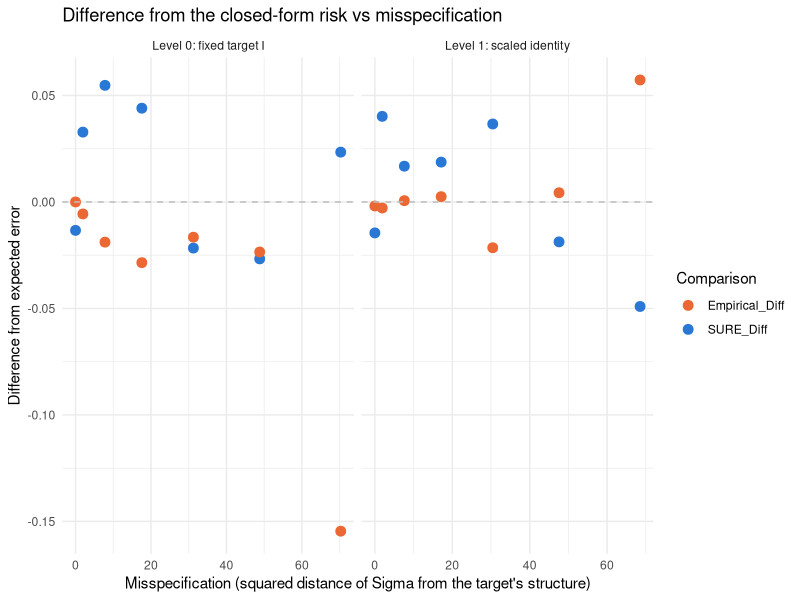
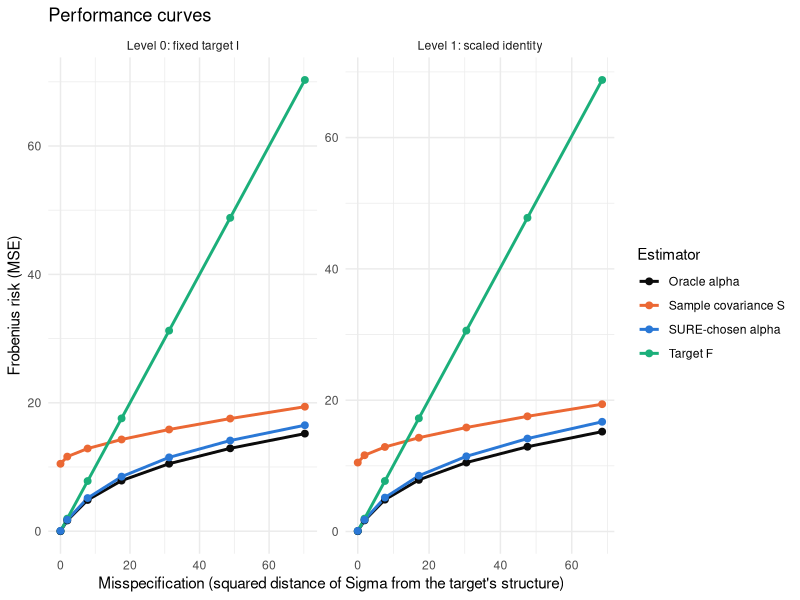
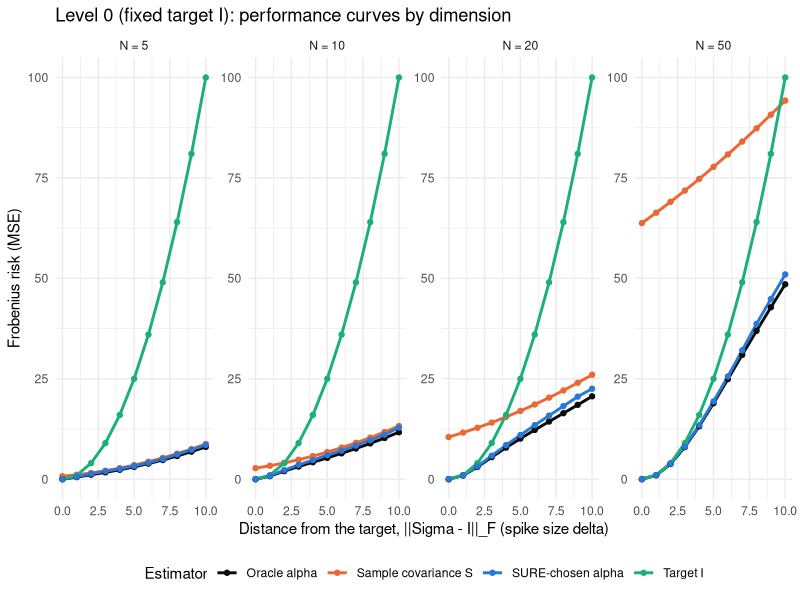
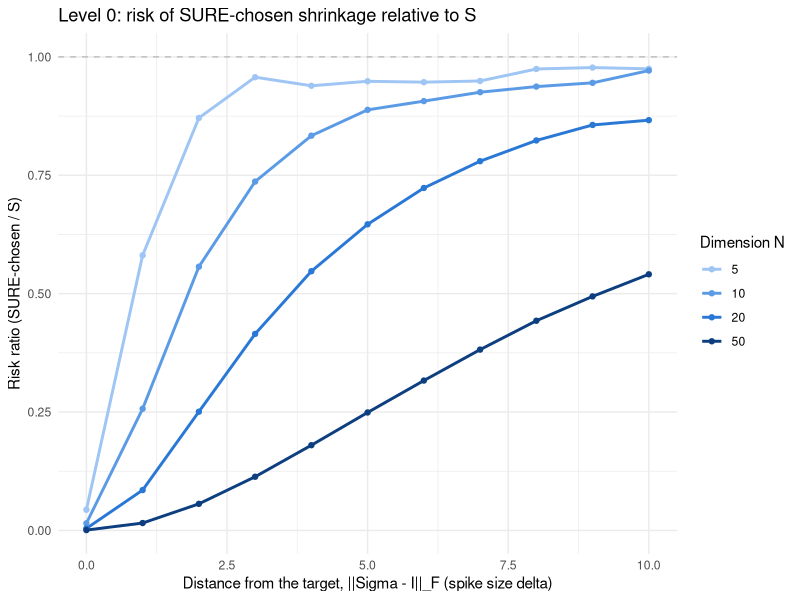
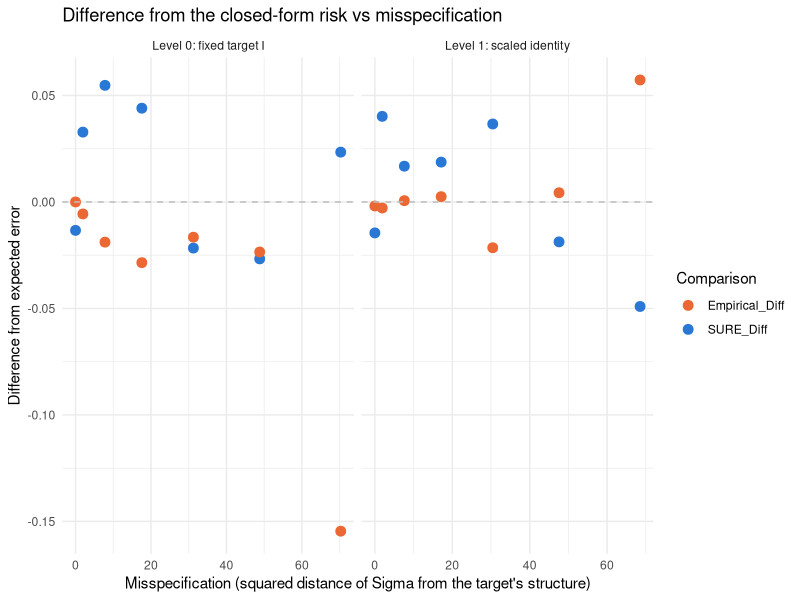
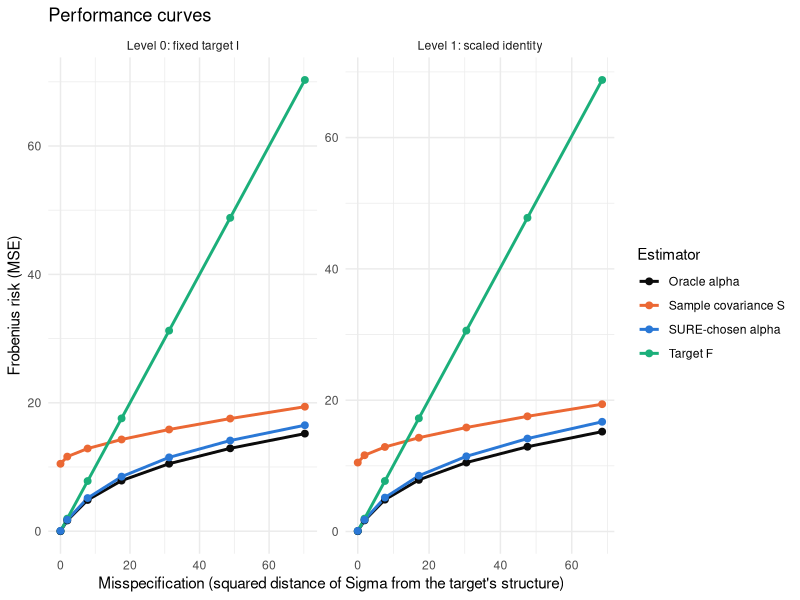
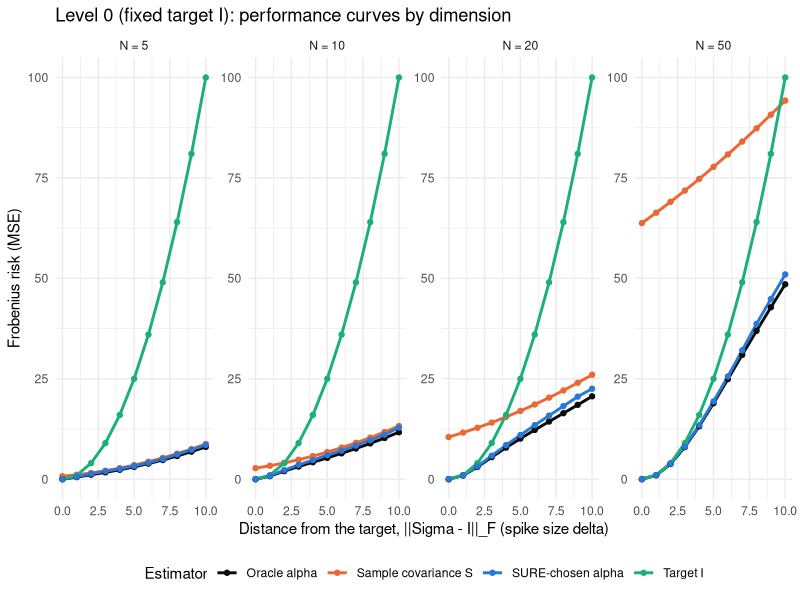
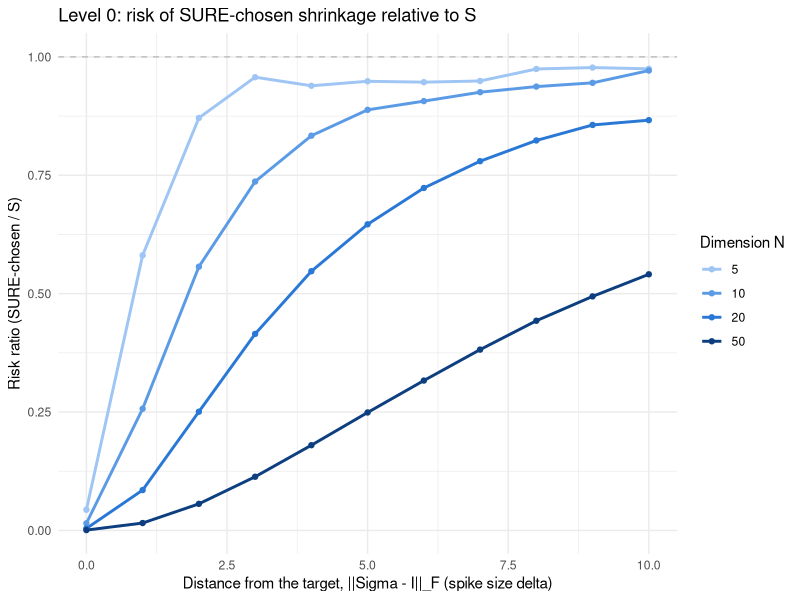

Source code (R) for these figures, in order:
## ---- chunk 1

# Load required packages
library(tidyverse)
library(MASS)         # for mvrnorm (multivariate normal sampling)

set.seed(2026)
## ---- chunk 2

# ---- Model -----------------------------------------------------------------
# Daily return vectors x_t ~ N(0, Sigma), i.i.d., known zero mean, T days, N stocks.
# No market series is needed: neither target uses it.

N <- 20
T_days <- 40
b <- runif(N, 0.5, 1.5)            # loadings for the structured part
d <- runif(N, 0.5, 1.5)            # variances for the structured part

# Family of true covariances: c = 0 gives Sigma = I (both targets exactly right),
# larger c moves Sigma away from I toward a structured matrix G.
G <- 0.5 * outer(b, b) + diag(d)
make_sigma <- function(c) (1 - c) * diag(N) + c * G

Sigma <- make_sigma(0.5)

# ---- Simulate one data set -----------------------------------------------
simulate_returns <- function(T_days, Sigma) {
  mvrnorm(n = T_days, mu = rep(0, nrow(Sigma)), Sigma = Sigma)
}

# ---- Targets ---------------------------------------------------------------
# Level 0: a fixed target chosen before seeing the data (the identity)
fixed_target <- function(S) diag(nrow(S))

# Level 1: scaled identity nu * I with nu = tr(S) / N
scaled_target <- function(S) (sum(diag(S)) / nrow(S)) * diag(nrow(S))

# ---- Shrinkage function ------------------------------------------------------
shrinkage_function <- function(S, F, alpha) {
  alpha * F + (1 - alpha) * S
}

# One sample, and check that it shrinks
X <- simulate_returns(T_days, Sigma)
S <- crossprod(X) / T_days
F1 <- scaled_target(S)
Sigma_hat <- shrinkage_function(S, F1, alpha = 0.5)
round(S[1:4, 1:4], 3)             # sample covariance
round(F1[1:4, 1:4], 3)            # scaled-identity target
round(Sigma_hat[1:4, 1:4], 3)     # shrunk: halfway between S and F
rm(X, S, F1, Sigma_hat)
## ---- chunk 3

# Unbiased estimates shared by both levels (Section 4, Step 3)
#   Vhat = sum_ij Varhat(s_ij) = [T (tr S)^2 + (T - 2) tr(S^2)] / [(T + 2)(T - 1)]
#   bhat = unbiased estimate of tr(Sigma^2) = T [T tr(S^2) - (tr S)^2] / [(T + 2)(T - 1)]
sure_terms <- function(X, level) {
  T_days <- nrow(X); N <- ncol(X)
  S <- crossprod(X) / T_days
  trS <- sum(diag(S)); trS2 <- sum(S^2)
  V  <- (T_days * trS^2 + (T_days - 2) * trS2) / ((T_days + 2) * (T_days - 1))
  bh <- T_days * (T_days * trS2 - trS^2) / ((T_days + 2) * (T_days - 1))
  if (level == 0) {
    F  <- fixed_target(S)
    Cv <- 0                                   # Level 0: Cov(f_ij, s_ij) = 0
  } else {
    F  <- scaled_target(S)
    Cv <- 2 * bh / (N * T_days)               # Level 1: estimate of 2 tr(Sigma^2) / (N T)
  }
  list(D2 = sum((F - S)^2), V = V, Cv = Cv, S = S, F = F)
}

sure_value <- function(terms, alpha) {
  alpha^2 * terms$D2 + (1 - 2 * alpha) * terms$V + 2 * alpha * terms$Cv
}

# SURE-chosen alpha: minimizer of the quadratic, kept in [0, 1]
sure_alpha <- function(terms) {
  min(max((terms$V - terms$Cv) / terms$D2, 0), 1)
}
## ---- chunk 4

# Closed-form true risk R(alpha) = E||alpha F + (1 - alpha) S - Sigma||^2
true_risk <- function(alpha, Sigma, T_days, level) {
  N <- nrow(Sigma)
  trS <- sum(diag(Sigma)); trS2 <- sum(Sigma^2)
  V <- (trS^2 + trS2) / T_days                                    # sum Var(s_ij)
  if (level == 0) {
    C   <- 0
    EFS <- sum((diag(N) - Sigma)^2) + V                           # E||I - S||^2
  } else {
    C   <- 2 * trS2 / (N * T_days)                                # sum Cov(f_ij, s_ij)
    EFS <- trS2 + V - trS^2 / N - 2 * trS2 / (N * T_days)         # E||nu I - S||^2
  }
  alpha^2 * EFS + (1 - 2 * alpha) * V + 2 * alpha * C
}

oracle_alpha <- function(Sigma, T_days, level) {
  r0 <- true_risk(0, Sigma, T_days, level)
  r1 <- true_risk(1, Sigma, T_days, level)
  rh <- true_risk(0.5, Sigma, T_days, level)
  c2 <- 2 * (r1 + r0 - 2 * rh); c1 <- r1 - r0 - c2
  min(max(-c1 / (2 * c2), 0), 1)
}

# Distance of the truth from the target's structure (the x-axis)
misspecification <- function(Sigma, level) {
  N <- nrow(Sigma)
  if (level == 0) sum((Sigma - diag(N))^2)
  else sum((Sigma - (sum(diag(Sigma)) / N) * diag(N))^2)
}
## ---- chunk 5

# Empirical check at one setting: average true loss vs average SURE vs closed-form risk
n <- 20000
alpha <- 0.5
for (level in c(0, 1)) {
  total_error <- 0; total_sure <- 0
  for (i in seq_len(n)) {
    st <- sure_terms(simulate_returns(T_days, Sigma), level)
    total_error <- total_error + sum((shrinkage_function(st$S, st$F, alpha) - Sigma)^2)
    total_sure  <- total_sure + sure_value(st, alpha)
  }
  cat("Level", level, ": empirical", round(total_error / n, 4),
      " average SURE", round(total_sure / n, 4),
      " closed form", round(true_risk(alpha, Sigma, T_days, level), 4), "\n")
}
rm(level, i, st, total_error, total_sure)
## ---- chunk 6

# Performance curve: loop over how far the truth is from the target
cs <- seq(0, 1, by = 1/6)
n_samples <- 5000
Performance <- tibble()

for (level in c(0, 1)) {
  for (c in cs) {
    Sigma_c <- make_sigma(c)
    a_star  <- oracle_alpha(Sigma_c, T_days, level)
    loss_sure <- 0; total_error <- 0; total_sure <- 0
    for (i in seq_len(n_samples)) {
      st <- sure_terms(simulate_returns(T_days, Sigma_c), level)
      loss_sure   <- loss_sure + sum((shrinkage_function(st$S, st$F, sure_alpha(st)) - Sigma_c)^2)
      total_error <- total_error + sum((shrinkage_function(st$S, st$F, a_star) - Sigma_c)^2)
      total_sure  <- total_sure + sure_value(st, a_star)
    }
    Performance <- bind_rows(Performance, tibble(
      Level = ifelse(level == 0, "Level 0: fixed target I", "Level 1: scaled identity"),
      c = c,
      Misspecification = misspecification(Sigma_c, level),
      Risk_S = true_risk(0, Sigma_c, T_days, level),
      Risk_F = true_risk(1, Sigma_c, T_days, level),
      Risk_oracle = true_risk(a_star, Sigma_c, T_days, level),
      Risk_SURE_tuned = loss_sure / n_samples,
      Expected_error = true_risk(a_star, Sigma_c, T_days, level),
      Empirical_Error = total_error / n_samples,
      Average_SURE = total_sure / n_samples))
  }
}
rm(level, c, Sigma_c, a_star, loss_sure, total_error, total_sure, i, st)

Performance
## ---- chunk 7
# Analysis: does SURE track the expected error at every setting?

Performance |>
  mutate(SURE_Diff = Average_SURE - Expected_error,
         Empirical_Diff = Empirical_Error - Expected_error) |>
  pivot_longer(c(SURE_Diff, Empirical_Diff), names_to = "Comparison", values_to = "Diff") |>
  ggplot(aes(x = Misspecification, y = Diff, color = Comparison)) +
    geom_point(size = 3) +
    geom_hline(yintercept = 0, linetype = "dashed", color = "gray") +
    facet_wrap(~ Level, scales = "free_x") +
    scale_color_manual(values = c(SURE_Diff = "#2a78d6", Empirical_Diff = "#eb6834")) +
    labs(title = "Difference from the closed-form risk vs misspecification",
         x = "Misspecification (squared distance of Sigma from the target's structure)",
         y = "Difference from expected error") +
    theme_minimal()
ggsave("out/levels01_diff_vs_misspec.png", width = 9, height = 4, dpi = 160)
## ---- chunk 8
# Performance curve: risk vs how far the truth is from the target

Performance |>
  dplyr::select(Level, Misspecification, Risk_S, Risk_F, Risk_oracle, Risk_SURE_tuned) |>
  pivot_longer(-c(Level, Misspecification), names_to = "Estimator", values_to = "Risk") |>
  mutate(Estimator = recode(Estimator,
                            Risk_S = "Sample covariance S",
                            Risk_F = "Target F",
                            Risk_oracle = "Oracle alpha",
                            Risk_SURE_tuned = "SURE-chosen alpha")) |>
  ggplot(aes(x = Misspecification, y = Risk, color = Estimator)) +
    geom_line(linewidth = 1) +
    geom_point(size = 2) +
    facet_wrap(~ Level, scales = "free") +
    scale_color_manual(values = c("Sample covariance S" = "#eb6834",
                                  "Target F" = "#1baf7a",
                                  "Oracle alpha" = "#0b0b0b",
                                  "SURE-chosen alpha" = "#2a78d6")) +
    labs(title = "Performance curves",
         x = "Misspecification (squared distance of Sigma from the target's structure)",
         y = "Frobenius risk (MSE)") +
    theme_minimal()
ggsave("out/levels01_performance_curve.png", width = 9, height = 4, dpi = 160)
## ---- chunk 9

# ---- Level 0 in the style of the James-Stein experiment ---------------------
# With the fixed target I, the risk depends on Sigma only through its eigenvalues
# (rotating the data leaves I unchanged), just as the James-Stein risk depends on theta only
# through ||theta||. So we use a spiked covariance Sigma = I + delta * v v':
# one eigenvalue 1 + delta (a market factor), the rest equal to 1.
# x-axis: delta = ||Sigma - I||_F, the distance from the target (the analogue of ||theta||).
# One curve per dimension N, as with different p in the James-Stein experiment.

dims   <- c(5, 10, 20, 50)
deltas <- 0:10
n_samples <- 3000
Spike <- tibble()

for (N_k in dims) {
  for (delta in deltas) {
    Sigma_k <- diag(N_k); Sigma_k[1, 1] <- 1 + delta        # v = first coordinate (direction does not matter)
    a_star  <- oracle_alpha(Sigma_k, T_days, level = 0)
    loss_sure <- 0; total_sure <- 0
    for (i in seq_len(n_samples)) {
      X  <- matrix(rnorm(T_days * N_k), T_days, N_k)
      X[, 1] <- X[, 1] * sqrt(1 + delta)
      st <- sure_terms(X, level = 0)
      loss_sure  <- loss_sure + sum((shrinkage_function(st$S, st$F, sure_alpha(st)) - Sigma_k)^2)
      total_sure <- total_sure + sure_value(st, a_star)
    }
    Spike <- bind_rows(Spike, tibble(
      N = N_k, delta = delta,
      Risk_S = true_risk(0, Sigma_k, T_days, 0),
      Risk_F = true_risk(1, Sigma_k, T_days, 0),
      Risk_oracle = true_risk(a_star, Sigma_k, T_days, 0),
      Risk_SURE_tuned = loss_sure / n_samples,
      Average_SURE = total_sure / n_samples))
  }
}
rm(N_k, delta, Sigma_k, a_star, loss_sure, total_sure, i, X, st)

Spike
## ---- chunk 10
# Performance curves by dimension: risk vs distance from the target

Spike |>
  dplyr::select(N, delta, Risk_S, Risk_F, Risk_oracle, Risk_SURE_tuned) |>
  pivot_longer(-c(N, delta), names_to = "Estimator", values_to = "Risk") |>
  mutate(Estimator = recode(Estimator,
                            Risk_S = "Sample covariance S",
                            Risk_F = "Target I",
                            Risk_oracle = "Oracle alpha",
                            Risk_SURE_tuned = "SURE-chosen alpha"),
         N = paste("N =", N) |> fct_inorder()) |>
  ggplot(aes(x = delta, y = Risk, color = Estimator)) +
    geom_line(linewidth = 1) +
    geom_point(size = 1.5) +
    facet_wrap(~ N, nrow = 1, scales = "free_y") +
    scale_color_manual(values = c("Sample covariance S" = "#eb6834",
                                  "Target I" = "#1baf7a",
                                  "Oracle alpha" = "#0b0b0b",
                                  "SURE-chosen alpha" = "#2a78d6")) +
    labs(title = "Level 0 (fixed target I): performance curves by dimension",
         x = "Distance from the target, ||Sigma - I||_F (spike size delta)",
         y = "Frobenius risk (MSE)") +
    theme_minimal() + theme(legend.position = "bottom")
ggsave("out/level0_performance_by_dim.png", width = 11, height = 4, dpi = 160)
## ---- chunk 11
# Relative risk of SURE-chosen shrinkage vs the sample covariance, one line per dimension
# (below 1 = shrinkage helps), as in the James-Stein risk-ratio plot

Spike |>
  mutate(Ratio = Risk_SURE_tuned / Risk_S, N = factor(N)) |>
  ggplot(aes(x = delta, y = Ratio, color = N)) +
    geom_line(linewidth = 1) +
    geom_point(size = 1.5) +
    geom_hline(yintercept = 1, linetype = "dashed", color = "gray") +
    scale_color_manual(values = c("5" = "#9ec5f4", "10" = "#5b9be6", "20" = "#2a78d6", "50" = "#0d3f80")) +
    labs(title = "Level 0: risk of SURE-chosen shrinkage relative to S",
         x = "Distance from the target, ||Sigma - I||_F (spike size delta)",
         y = "Risk ratio (SURE-chosen / S)", color = "Dimension N") +
    theme_minimal()
ggsave("out/level0_risk_ratio_by_dim.png", width = 7, height = 4, dpi = 160)
